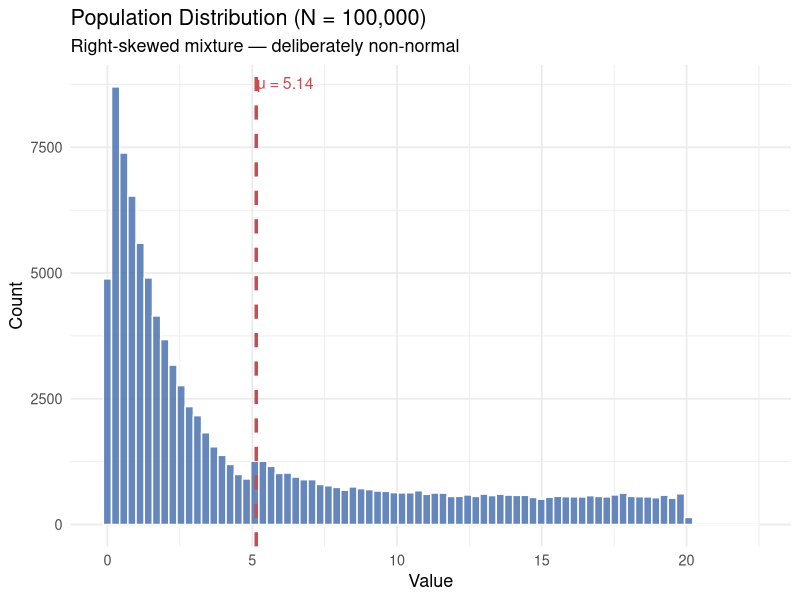
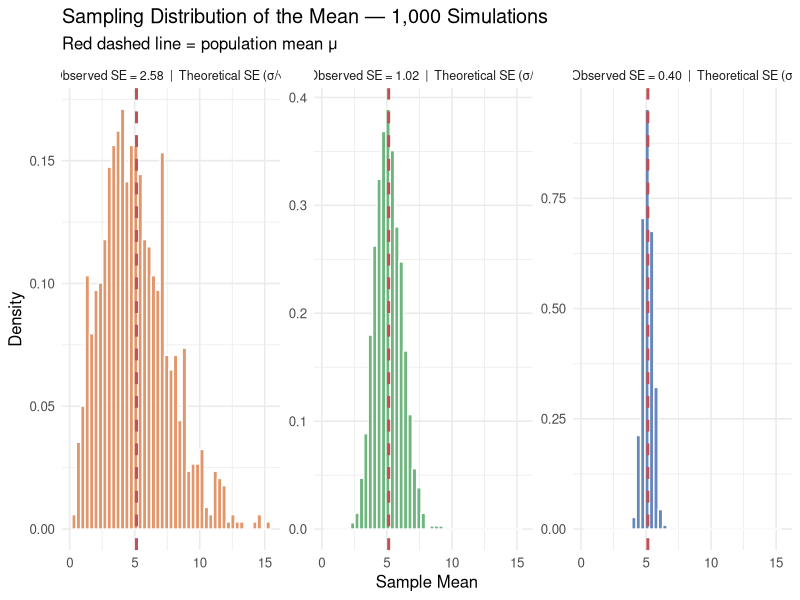
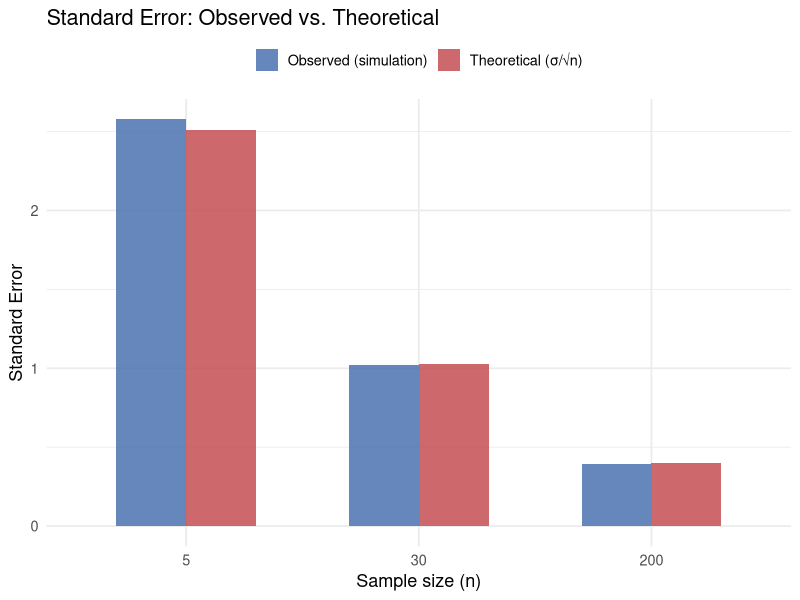
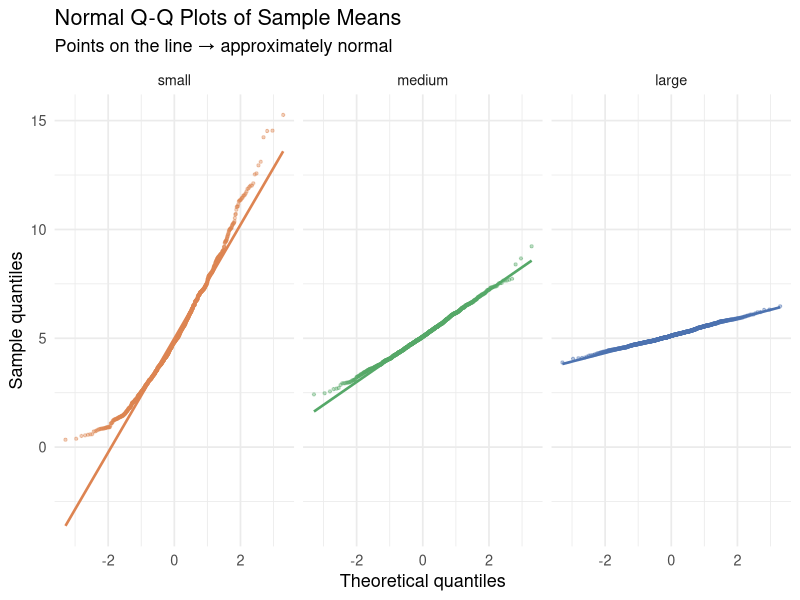

These figures' R source, in order:
## ---- chunk 1
library(ggplot2)
library(dplyr)
library(tidyr)

set.seed(42)  # makes results reproducible
## ---- chunk 2
N <- 100000  # population size

population <- c(
  rexp(N * 0.7, rate = 0.5),          # skewed component
  runif(N * 0.3, min = 5, max = 20)   # heavy right tail
)

pop_mean <- mean(population)
pop_sd   <- sd(population)

cat(sprintf("Population mean: %.2f\n", pop_mean))
cat(sprintf("Population SD:   %.2f\n", pop_sd))
## ---- chunk 3
ggplot(data.frame(x = population), aes(x = x)) +
  geom_histogram(bins = 80, fill = "#4C72B0", colour = "white", alpha = 0.85) +
  geom_vline(xintercept = pop_mean, colour = "#C44E52", linewidth = 1.2, linetype = "dashed") +
  annotate("text", x = pop_mean + 1, y = Inf, vjust = 2,
           label = paste0("μ = ", round(pop_mean, 2)), colour = "#C44E52", size = 4) +
  labs(
    title = "Population Distribution (N = 100,000)",
    subtitle = "Right-skewed mixture — deliberately non-normal",
    x = "Value", y = "Count"
  ) +
  theme_minimal(base_size = 13)
## ---- chunk 4
n_simulations <- 1000
sample_sizes  <- c(small = 5, medium = 30, large = 200)

# For each sample size, collect 1000 sample means
results <- lapply(names(sample_sizes), function(label) {
  n <- sample_sizes[[label]]
  means <- replicate(n_simulations, mean(sample(population, size = n, replace = TRUE)))
  data.frame(
    sample_size = label,
    n           = n,
    sample_mean = means
  )
})

sim_df <- bind_rows(results) %>%
  mutate(sample_size = factor(sample_size, levels = c("small", "medium", "large")))

# Theoretical standard error for each size: σ / √n
se_df <- data.frame(
  sample_size = factor(names(sample_sizes), levels = c("small", "medium", "large")),
  n           = unname(sample_sizes),
  theoretical_se = pop_sd / sqrt(unname(sample_sizes))
)

head(sim_df)
## ---- chunk 5
# Labels for facets showing actual SE from simulation
facet_labels <- sim_df %>%
  group_by(sample_size, n) %>%
  summarise(observed_se = sd(sample_mean), .groups = "drop") %>%
  left_join(se_df, by = c("sample_size", "n")) %>%
  mutate(label = sprintf(
    "n = %d  |  Observed SE = %.2f  |  Theoretical SE (σ/√n) = %.2f",
    n, observed_se, theoretical_se
  ))

label_vec <- setNames(facet_labels$label, facet_labels$sample_size)

ggplot(sim_df, aes(x = sample_mean, fill = sample_size)) +
  geom_histogram(aes(y = after_stat(density)), bins = 45,
                 colour = "white", alpha = 0.85) +
  geom_vline(xintercept = pop_mean, colour = "#C44E52", linewidth = 1, linetype = "dashed") +
  facet_wrap(~ sample_size, scales = "free_y",
             labeller = labeller(sample_size = label_vec)) +
  scale_fill_manual(values = c(small = "#DD8452", medium = "#55A868", large = "#4C72B0")) +
  labs(
    title    = "Sampling Distribution of the Mean — 1,000 Simulations",
    subtitle = "Red dashed line = population mean μ",
    x = "Sample Mean", y = "Density",
    fill = "Sample size"
  ) +
  theme_minimal(base_size = 12) +
  theme(legend.position = "none", strip.text = element_text(size = 9))
## ---- chunk 6
sim_df %>%
  group_by(sample_size, n) %>%
  summarise(
    mean_of_means  = round(mean(sample_mean), 3),
    observed_SE    = round(sd(sample_mean), 3),
    theoretical_SE = round(pop_sd / sqrt(n[1]), 3),
    .groups = "drop"
  )
## ---- chunk 7
se_summary <- sim_df %>%
  group_by(sample_size, n) %>%
  summarise(observed_SE = sd(sample_mean), .groups = "drop") %>%
  left_join(se_df, by = c("sample_size", "n")) %>%
  pivot_longer(cols = c(observed_SE, theoretical_se),
               names_to = "type", values_to = "SE") %>%
  mutate(type = recode(type,
    observed_SE    = "Observed (simulation)",
    theoretical_se = "Theoretical (σ/√n)"
  ))

ggplot(se_summary, aes(x = factor(n), y = SE, fill = type)) +
  geom_col(position = "dodge", alpha = 0.85, width = 0.6) +
  scale_fill_manual(values = c("Observed (simulation)" = "#4C72B0",
                               "Theoretical (σ/√n)"    = "#C44E52")) +
  labs(
    title = "Standard Error: Observed vs. Theoretical",
    x = "Sample size (n)", y = "Standard Error", fill = NULL
  ) +
  theme_minimal(base_size = 13) +
  theme(legend.position = "top")
## ---- chunk 8
ggplot(sim_df, aes(sample = sample_mean, colour = sample_size)) +
  stat_qq(alpha = 0.4, size = 0.8) +
  stat_qq_line(linewidth = 0.9) +
  facet_wrap(~ sample_size) +
  scale_colour_manual(values = c(small = "#DD8452", medium = "#55A868", large = "#4C72B0")) +
  labs(
    title    = "Normal Q-Q Plots of Sample Means",
    subtitle = "Points on the line → approximately normal",
    x = "Theoretical quantiles", y = "Sample quantiles"
  ) +
  theme_minimal(base_size = 13) +
  theme(legend.position = "none")
